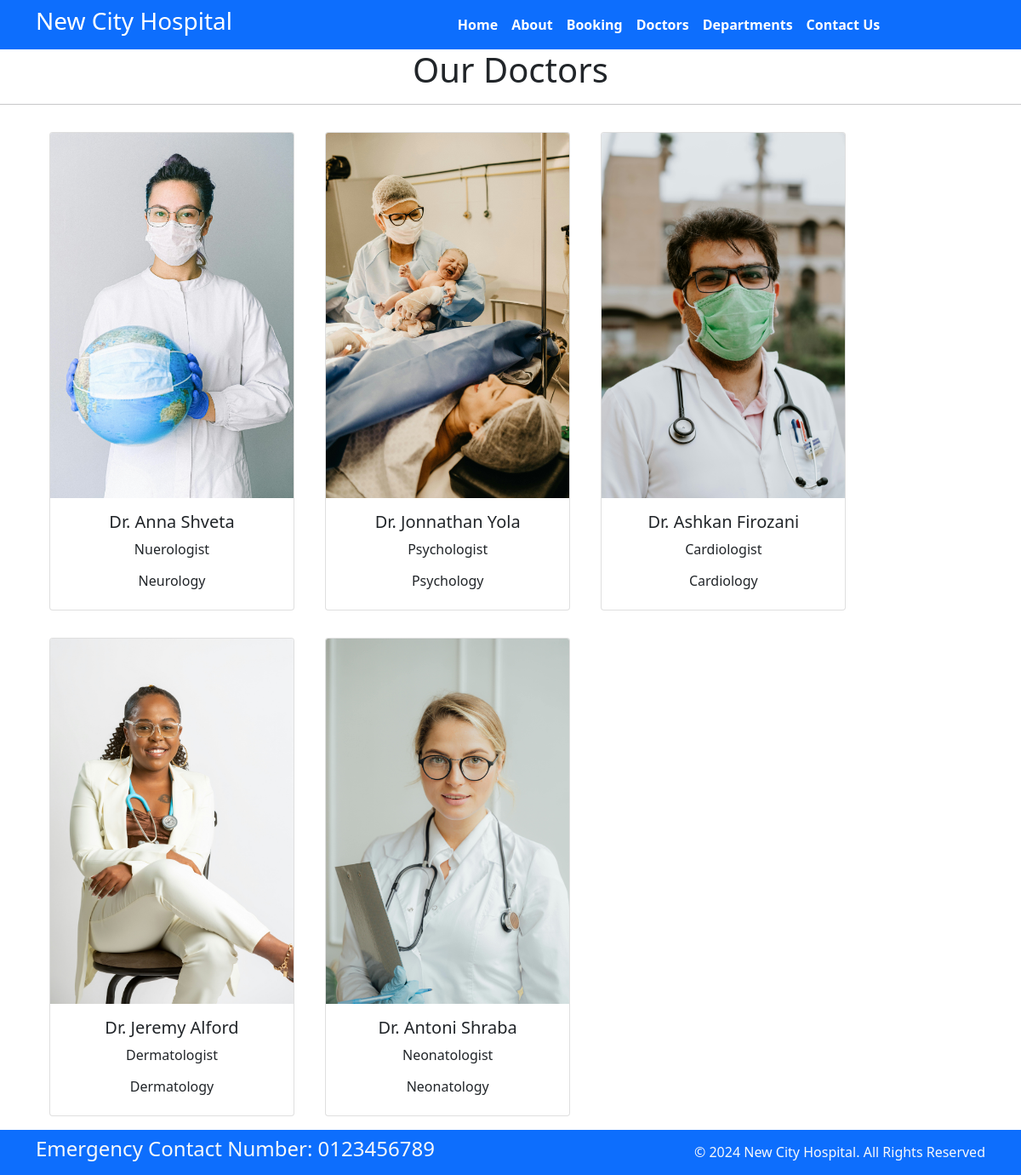
Page /doctors on the committed database.
### home/models.py (models this page shows, shortened)
class Doctors(models.Model):
    doc_name= models.CharField(max_length=255)
    doc_spec= models.CharField(max_length=255)
    dep_name= models.ForeignKey(Departments,on_delete=models.CASCADE)
    doc_image= models.ImageField(upload_to='doctors')

class Departments(models.Model):
    dep_name = models.CharField( max_length=100)
    dep_descri= models.TextField()
    def __str__(self):
        return self.dep_name

### home/views.py (the view)
# urls.py: path('doctors',views.doctors,name='doctors'),
def doctors(request):
    dict_doc={
        'doct':Doctors.objects.all()
    }
    return render(request,'doctors.html',dict_doc)

### templates/doctors.html (shortened to what this page needs)
{% extends 'base.html' %}
{% block content%}
<h1 class=text-center> Our Doctors</h1>
<hr>
<div class ="container">
{% for d in doct %}
    <div class="card mx-3 my-3 text-center" style="width: 18rem; display:inline-block">
        <img src="{{d.doc_image.url}}" class="card-img-top" alt="...">
        <div class="card-body">
          <h5 class="card-title">Dr. {{d.doc_name}}</h5>
          <p class="card-text">{{d.doc_spec}}</p>
          <h6>{{d.dep_name}}</h6>
        </div>
      </div>
{% endfor %}
</div>
{% endblock %}

### rows in the picture
Doctors: doc_image (picture), doc_name "Anna Shveta", doc_spec "Nuerologist", dep_name "Neurology"
Doctors: doc_image (picture), doc_name "Jonnathan Yola", doc_spec "Psychologist", dep_name "Psychology"
Doctors: doc_image (picture), doc_name "Ashkan Firozani", doc_spec "Cardiologist", dep_name "Cardiology"
Doctors: doc_image (picture), doc_name "Jeremy Alford", doc_spec "Dermatologist", dep_name "Dermatology"
Doctors: doc_image (picture), doc_name "Antoni Shraba", doc_spec "Neonatologist", dep_name "Neonatology"
